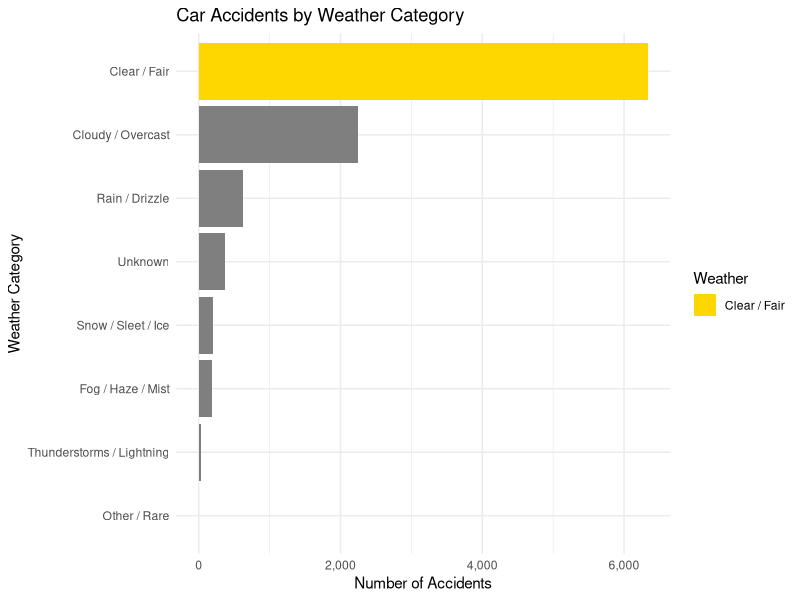
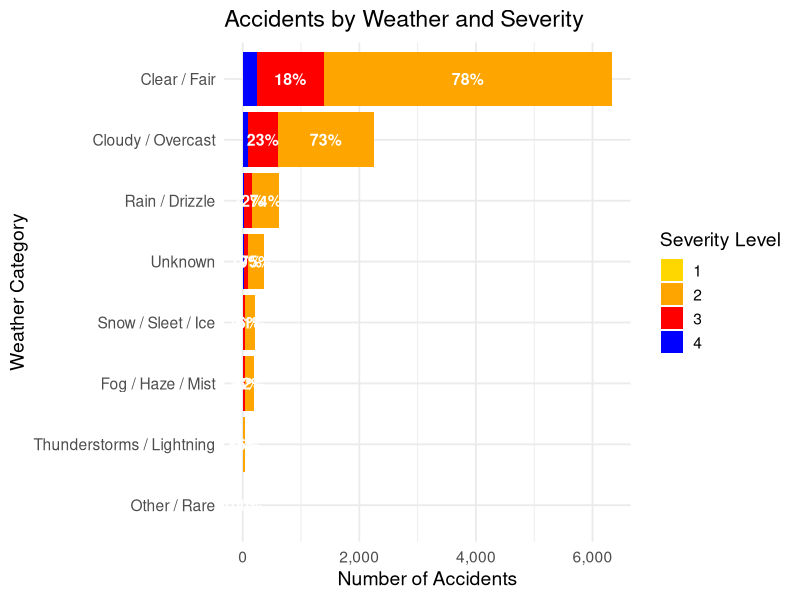
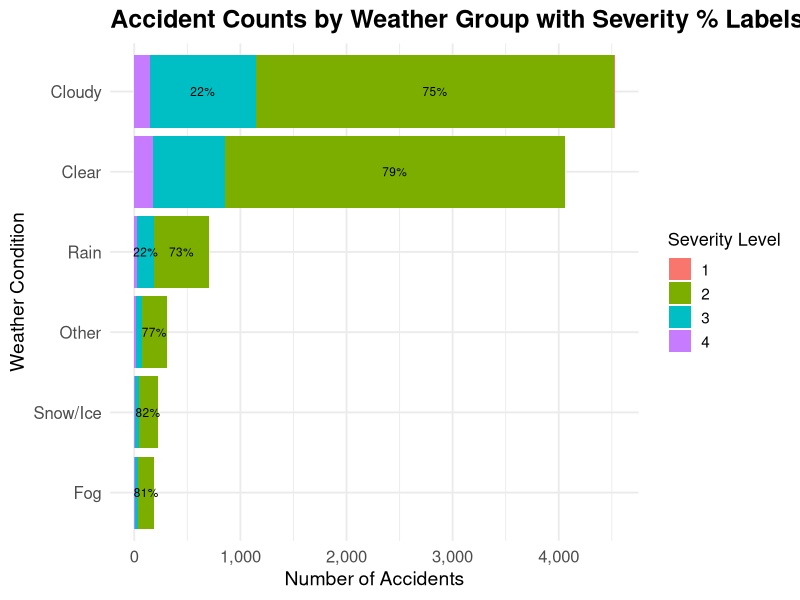

These figures' R source, in order:
## ---- chunk 1
#install.packages("readr")
library(readr)
Data_Set_4 <- read_csv("Data_Set_4_sample.csv")



# View unique weather conditions
Data_Set_4 |> 
  dplyr::pull(Weather_Condition) |> 
  unique()
## ---- chunk 2
#install.packages("dplyr")
library(dplyr)

Data_Set_4 <- Data_Set_4 |> 
  mutate(Weather_Category = case_when(
    Weather_Condition %in% c("Clear", "Fair", "Fair / Windy", "Partly Cloudy", "Mostly Cloudy", "Partly Cloudy / Windy", "Mostly Cloudy / Windy") ~ "Clear / Fair",
    Weather_Condition %in% c("Cloudy", "Overcast", "Cloudy / Windy", "Scattered Clouds") ~ "Cloudy / Overcast",
    Weather_Condition %in% c("Fog", "Mist", "Haze", "Patches of Fog", "Shallow Fog", "Light Fog", "Light Haze", "Fog / Windy", "Drizzle and Fog") ~ "Fog / Haze / Mist",
    Weather_Condition %in% c("Light Rain", "Rain", "Heavy Rain", "Drizzle", "Heavy Drizzle", "Light Rain Showers", "Rain Showers", "Rain Shower", "Showers in the Vicinity") ~ "Rain / Drizzle",
    Weather_Condition %in% c("Light Snow", "Snow", "Heavy Snow", "Snow Showers", "Blowing Snow", "Sleet", "Snow and Sleet", "Snow Grains") ~ "Snow / Sleet / Ice",
    Weather_Condition %in% c("Thunderstorm", "T-Storm", "Thunder in the Vicinity", "Thunderstorms and Rain", "Thunderstorms and Snow") ~ "Thunderstorms / Lightning",
    Weather_Condition %in% c("Blowing Dust", "Widespread Dust", "Sand", "Dust Whirls", "Squalls") ~ "Wind / Dust / Sand",
    Weather_Condition %in% c("Freezing Rain", "Freezing Drizzle", "Ice Pellets") ~ "Freezing Rain / Ice Pellets",
    Weather_Condition %in% c("Funnel Cloud", "Hail", "Small Hail", "Volcanic Ash") ~ "Other / Rare",
    TRUE ~ "Unknown"
  ))

# View updated Weather Categories
unique(Data_Set_4$Weather_Category)
## ---- chunk 3
#NOT INCLUDED, As 10 groups were too broad
#install.packages("ggplot2")
#install.packages("scales")
#install.packages("dplyr")
library(ggplot2)
library(scales)
library(dplyr)

Data_Set_4 |>
  count(Weather_Category) |>
  ggplot(aes(x = reorder(Weather_Category, n), y = n, fill = Weather_Category)) +
  geom_bar(stat = "identity") +
  coord_flip() +
  scale_y_continuous(labels = comma) +
  scale_fill_manual(
    values = c(
      "Clear / Fair" = "#FFD700",   # yellow
      "Cloudy" = "#FFA500",         # orange
      "Rain" = "#FF0000",           # red
      "Snow" = "#0000FF",           # blue
      "Fog / Haze / Other" = "#008000" # green
    )
  ) +
  labs(
    title = "Car Accidents by Weather Category",
    x = "Weather Category",
    y = "Number of Accidents",
    fill = "Weather"
  ) +
  theme_minimal()
## ---- chunk 4
library(ggplot2)
library(scales)
library(dplyr)

# Calculate percentages and prepare labels
plot_data <- Data_Set_4 |>
  count(Weather_Category, Severity) |>
  group_by(Weather_Category) |>
  mutate(
    pct = n / sum(n),
    label = ifelse(pct >= 0.10, percent(pct, accuracy = 1), "")  # Only show if ≥5%
  ) |>
  ungroup()

# Plot with improved label styling
ggplot(plot_data, aes(x = reorder(Weather_Category, n), y = n, fill = factor(Severity))) +
  geom_bar(stat = "identity") +
  geom_text(
    aes(label = label),
    position = position_stack(vjust = 0.5),
    size = 4,                # Slightly bigger text
    fontface = "bold",       # Make it bold
    color = "white"          # White text for contrast
  ) +
  coord_flip() +
  scale_y_continuous(labels = comma) +
  scale_fill_manual(
    values = c(
      "1" = "#FFD700",   # yellow
      "2" = "#FFA500",   # orange
      "3" = "#FF0000",   # red
      "4" = "#0000FF",   # blue
      "5" = "#008000"    # green (if applicable)
    )
  ) +
  labs(
    title = "Accidents by Weather and Severity",
    x = "Weather Category",
    y = "Number of Accidents",
    fill = "Severity Level"
  ) +
  theme_minimal(base_size = 14)

## ---- chunk 5
Data_Set_4_grouped <- Data_Set_4 |> 
  mutate(Weather_Group = case_when(
    grepl("Rain|Drizzle", Weather_Condition, ignore.case = TRUE) ~ "Rain",
    grepl("Snow|Sleet|Ice", Weather_Condition, ignore.case = TRUE) ~ "Snow/Ice",
    grepl("Fog|Mist|Haze", Weather_Condition, ignore.case = TRUE) ~ "Fog",
    grepl("Clear|Fair", Weather_Condition, ignore.case = TRUE) ~ "Clear",
    grepl("Cloud|Overcast", Weather_Condition, ignore.case = TRUE) ~ "Cloudy",
    TRUE ~ "Other"
  ))
## ---- chunk 6
plot_data <- Data_Set_4_grouped |>
  count(Weather_Group, Severity) |>
  group_by(Weather_Group) |>
  mutate(
    Total = sum(n),
    Percent = n / Total * 100
  ) |>
  ungroup()

# Plot
ggplot(plot_data, aes(x = reorder(Weather_Group, Total), y = n, fill = factor(Severity))) +
  geom_col(position = "stack") +
geom_text(
  aes(label = ifelse(Percent >= 20, paste0(round(Percent, 0), "%"), "")),
  position = position_stack(vjust = 0.5),
  size = 3,
  color = "black",
  family = "sans"
) +
  coord_flip() +
  scale_y_continuous(labels = comma) +  # comma-formatted y-axis
  labs(
    title = "Accident Counts by Weather Group with Severity % Labels",
    x = "Weather Condition",
    y = "Number of Accidents",
    fill = "Severity Level"
  ) +
  theme_minimal(base_size = 14) +  # larger base font
  theme(
    plot.title = element_text(size = 18, face = "bold"),
    axis.title = element_text(size = 14),
    axis.text = element_text(size = 12),
    legend.title = element_text(size = 13),
    legend.text = element_text(size = 11)
  )
## ---- chunk 7
# Chi-Square Test
weather_group_counts <- Data_Set_4_grouped |> 
  count(Weather_Group)

chisq_test_result <- chisq.test(weather_group_counts$n)
chisq_test_result
## ---- chunk 8
chisq_test_result$stdres
## ---- chunk 9
# Create Binary Outcome
Data_Set_4_grouped <- Data_Set_4_grouped |> 
  mutate(Severe_Accident = ifelse(Severity >= 3, 1, 0))

# Logistic Regression Model
model <- glm(Severe_Accident ~ Weather_Group, data = Data_Set_4_grouped, family = "binomial")

# Model Summary
summary(model)
